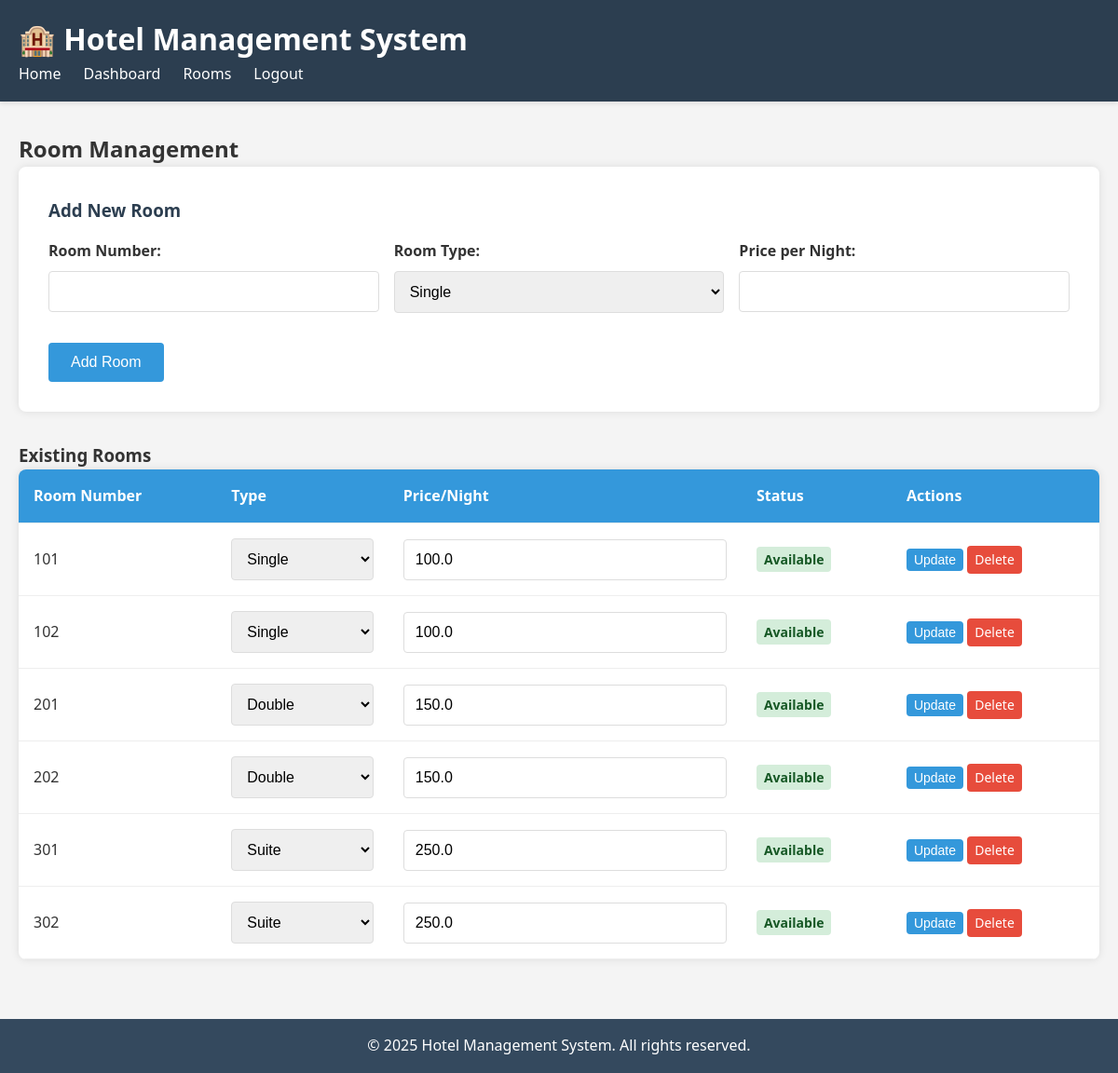
Page /rooms (signed in) on the committed database.
### tables this page shows
CREATE TABLE rooms (
            room_id INTEGER PRIMARY KEY AUTOINCREMENT,
            room_number TEXT UNIQUE NOT NULL,
            room_type TEXT NOT NULL,
            price_per_night REAL NOT NULL,
            status TEXT NOT NULL DEFAULT 'Available'
        );

### app.py (the view)
@app.route('/rooms')
def rooms():
    if not is_logged_in() or not is_admin():
        flash('Access denied!')
        return redirect(url_for('login'))
    conn = get_db_connection()
    rooms = conn.execute('SELECT * FROM rooms').fetchall()
    conn.close()
    return render_template('rooms.html', rooms=rooms)

### app.py (called while the page is built)
def get_db_connection():
    conn = sqlite3.connect(DATABASE)
    conn.row_factory = sqlite3.Row
    return conn

def is_admin():
    return 'user_role' in session and session['user_role'] == 'admin'

def is_logged_in():
    return 'user_id' in session

### templates/rooms.html (shortened to what this page needs)
{% extends "base.html" %}
{% block content %}
<h2>Room Management</h2>
<div class="form-container">
    <h3>Add New Room</h3>
    <form method="POST" action="{{ url_for('add_room') }}">
        <div class="form-row">
            <div class="form-group">
                <label for="room_number">Room Number:</label>
                <input type="text" id="room_number" name="room_number" required>
            </div>
            <div class="form-group">
                <label for="room_type">Room Type:</label>
                <select id="room_type" name="room_type" required>
                    <option value="Single">Single</option>
                </select>
            </div>
            <div class="form-group">
                <label for="price_per_night">Price per Night:</label>
                <input type="number" id="price_per_night" name="price_per_night" step="0.01" min="0" required>
            </div>
        </div>
        <button type="submit" class="btn btn-primary">Add Room</button>
    </form>
</div>
<h3>Existing Rooms</h3>
<table class="data-table">
    <thead>
        <tr>
            <th>Room Number</th>
            <th>Type</th>
            <th>Price/Night</th>
            <th>Status</th>
            <th>Actions</th>
        </tr>
    </thead>
    <tbody>
        {% for room in rooms %}
        <tr>
            <form method="POST" action="{{ url_for('edit_room', room_id=room.room_id) }}">
                <td>{{ room.room_number }}</td>
                <td>
                    <select name="room_type">
                        <option value="Single" {% if room.room_type == 'Single' %}selected{% endif %}>Single</option>
                        <option value="Double" {% if room.room_type == 'Double' %}selected{% endif %}>Double</option>
                        <option value="Suite" {% if room.room_type == 'Suite' %}selected{% endif %}>Suite</option>
                    </select>
                </td>
                <td>
                    <input type="number" name="price_per_night" value="{{ room.price_per_night }}" step="0.01" min="0" required>
                </td>
                <td>
                    <span class="status {{ room.status.lower() }}">
                        {{ room.status }}
                    </span>
                </td>
                <td>
                    <button type="submit" class="btn btn-small btn-primary">Update</button>
                    <a href="{{ url_for('delete_room', room_id=room.room_id) }}"
                       class="btn btn-small btn-danger"
                       onclick="return confirm('Are you sure you want to delete this room?')">Delete</a>
                </td>
            </form>
        </tr>
        {% endfor %}
    </tbody>
</table>
{% endblock %}

### static/style.css (style rules this page uses)
* { margin: 0; padding: 0; box-sizing: border-box; }
body { font-family: 'Segoe UI', Tahoma, Geneva, Verdana, sans-serif; line-height: 1.6; color: #333; background-color: #f4f4f4; }
.btn { display: inline-block; padding: 0.75rem 1.5rem; border: none; border-radius: 4px; text-decoration: none; cursor: pointer; font-size: 1rem; transition: background-color 0.3s; }
.btn-primary { background-color: #3498db; color: white; }
.btn-danger { background-color: #e74c3c; color: white; }
.btn-small { padding: 0.25rem 0.5rem; font-size: 0.875rem; }
.form-container { background-color: white; padding: 2rem; border-radius: 8px; box-shadow: 0 0 10px rgba(0,0,0,0.1); margin-bottom: 2rem; }
.form-container h3 { margin-bottom: 1rem; color: #2c3e50; }
.form-group { margin-bottom: 1rem; }
.form-row { display: flex; gap: 1rem; margin-bottom: 1rem; }
.form-row .form-group { flex: 1; }
label { display: block; margin-bottom: 0.5rem; font-weight: bold; }
input, select, textarea { width: 100%; padding: 0.75rem; border: 1px solid #ddd; border-radius: 4px; font-size: 1rem; }
.data-table { width: 100%; border-collapse: collapse; background-color: white; border-radius: 8px; overflow: hidden; box-shadow: 0 0 10px rgba(0,0,0,0.1); }
.data-table th, .data-table td { padding: 1rem; text-align: left; border-bottom: 1px solid #eee; }
.data-table th { background-color: #3498db; color: white; font-weight: bold; }
.status { padding: 0.25rem 0.5rem; border-radius: 4px; font-size: 0.875rem; font-weight: bold; }
.status.available { background-color: #d4edda; color: #155724; }

### rows in the picture
rooms: room_number "101", room_type "Single", price_per_night "100.0", status "Available"
rooms: room_number "102", room_type "Single", price_per_night "100.0", status "Available"
rooms: room_number "201", room_type "Double", price_per_night "150.0", status "Available"
rooms: room_number "202", room_type "Double", price_per_night "150.0", status "Available"
rooms: room_number "301", room_type "Suite", price_per_night "250.0", status "Available"
rooms: room_number "302", room_type "Suite", price_per_night "250.0", status "Available"
